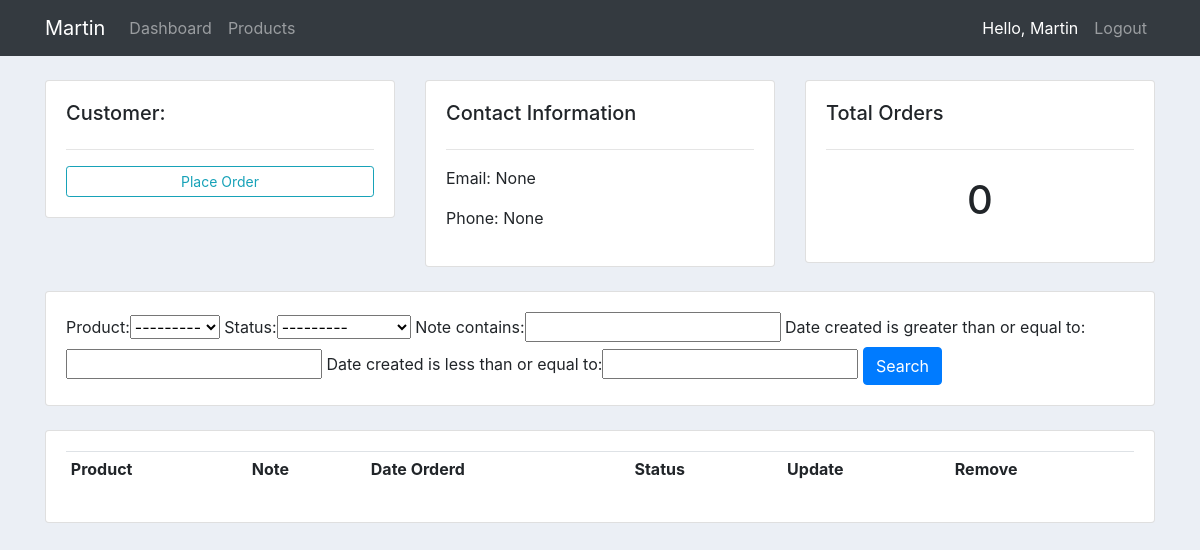
Page /customers/10 (signed in) on the earlier database version.
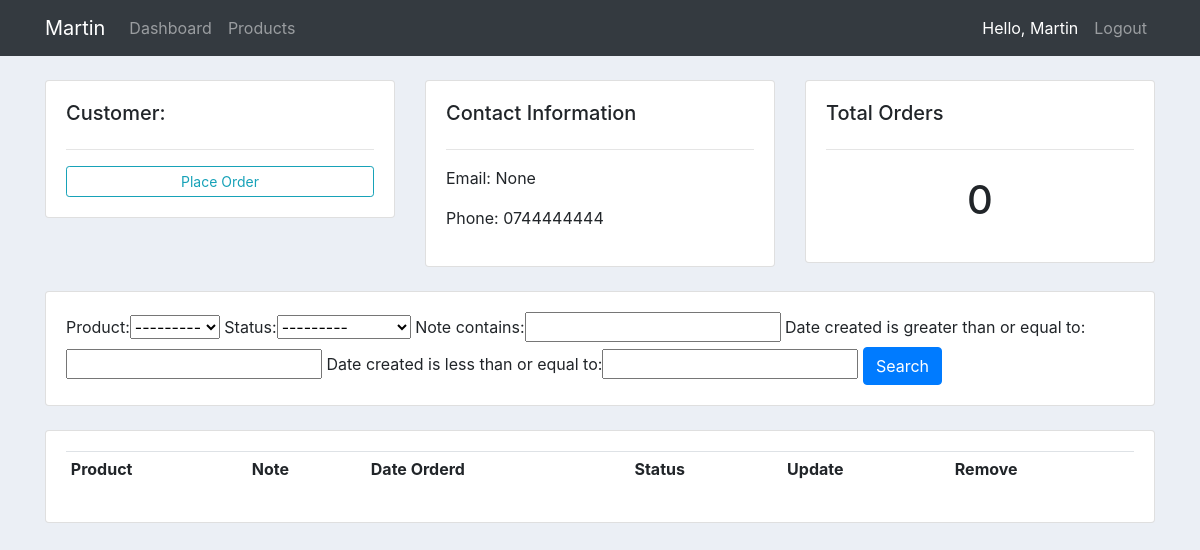
Same page on the later database version.
### accounts/models.py (models this page shows, shortened)
class Customer(models.Model):
    user = models.OneToOneField(User, null=True, blank=True, on_delete=models.CASCADE) # ONE USER CAN HAVE ONE CUSTOMER, ONE CUSTOMER CAN HAVE ONE USER
    name = models.CharField(max_length=200, null=True)
    phone = models.CharField(max_length=200, null=True)
    email = models.CharField(max_length=200, null=True)
    profile_pic = models.ImageField(default="default.png", null=True, blank=True)
    date_created = models.DateTimeField(auto_now_add=True, null=True)

### accounts/decorators.py (the view)
        def wrapper_func(request, *args, **kwargs):
            group = None
            if request.user.groups.exists():
                group = request.user.groups.all()[0].name # grab the 1st name of a user group name
            if group in allowed_roles:  # i specified the allowed_roles in the views.py file
                return view_func(request, *args, **kwargs)
            else:
                return HttpResponse("You are not authorized to view this page.")

### accounts/models.py (called while the page is built)
    def __str__(self):
        return self.name

### accounts/views.py (called while the page is built)
@login_required(login_url='login')
@allowed_users(allowed_roles=['admin'])
def customers(request, pk):
    customer = Customer.objects.get(id=pk)
    orders = customer.order_set.all()
    orders_count = orders.count()
    myFilter = OrderFilter(request.GET, queryset=orders)
    orders = myFilter.qs
    context = {"customer": customer,
               "orders": orders, "orders_count": orders_count, "myFilter": myFilter}
    return render(request, 'accounts/customers.html', context)

### accounts/templates/accounts/customers.html (shortened to what this page needs)
{% extends 'accounts/main.html' %}
{% block content %}
<br>
<div class="row">
    <div class="col-md">
        <div class="card card-body">
            <h5>Customer:</h5>
            <hr>
            <a class="btn btn-outline-info  btn-sm btn-block" href="{% url 'create_order' customer.id %}">Place Order</a>
        </div>
    </div>
    <div class="col-md">
        <div class="card card-body">
            <h5>Contact Information</h5>
            <hr>
            <p>Email: {{customer.email}}</p>
            <p>Phone: {{customer.phone}}</p>
        </div>
    </div>
    <div class="col-md">
        <div class="card card-body">
            <h5>Total Orders</h5>
            <hr>
            <h1 style="text-align: center;padding: 10px">{{orders_count}}</h1>
        </div>
    </div>
</div>
<br>
<div class="row">
    <div class="col">
        <div class="card card-body">
            <form method="get">
                {{myFilter.form}}
                <button class="btn btn-primary" type="submit">Search</button>
            </form>
        </div>
    </div>
</div>
<br>
<div class="row">
    <div class="col-md">
        <div class="card card-body">
            <table class="table table-sm">
                <tr>
                    <th>Product</th>
                    <th>Note</th>
                    <th>Date Orderd</th>
                    <th>Status</th>
                    <th>Update</th>
                    <th>Remove</th>
                </tr>
            </table>
        </div>
    </div>
</div>
{% endblock %}

Differences in the rows shown:
changed Customer "None": phone "None" → "0744444444"
